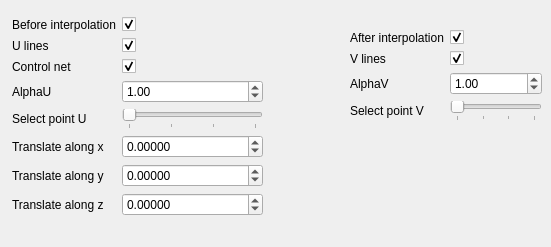
   <widget class="QWidget" name="tab_11">
    <attribute name="title">
     <string>Patch</string>
    </attribute>
    <widget class="QWidget" name="layoutWidget">
     <property name="geometry">
      <rect>
       <x>12</x>
       <y>17</y>
       <width>251</width>
       <height>221</height>
      </rect>
     </property>
     <layout class="QFormLayout" name="formLayout_7">
      <item row="0" column="0">
       <widget class="QLabel" name="label_14">
        <property name="text">
         <string>Before interpolation</string>
        </property>
       </widget>
      </item>
      <item row="0" column="1">
       <widget class="QCheckBox" name="checkBoxBeforeInt">
        <property name="text">
         <string/>
        </property>
        <property name="checked">
         <bool>true</bool>
        </property>
       </widget>
      </item>
      <item row="1" column="0">
       <widget class="QLabel" name="label_41">
        <property name="text">
         <string>U lines</string>
        </property>
       </widget>
      </item>
      <item row="1" column="1">
       <widget class="QCheckBox" name="checkBoxULines">
        <property name="text">
         <string/>
        </property>
        <property name="checked">
         <bool>true</bool>
        </property>
       </widget>
      </item>
      <item row="2" column="0">
       <widget class="QLabel" name="label_57">
        <property name="text">
         <string>Control net</string>
        </property>
       </widget>
      </item>
      <item row="2" column="1">
       <widget class="QCheckBox" name="controlNetPatchCheckBox">
        <property name="text">
         <string/>
        </property>
        <property name="checked">
         <bool>true</bool>
        </property>
       </widget>
      </item>
      <item row="3" column="0">
       <widget class="QLabel" name="label_51">
        <property name="text">
         <string>AlphaU</string>
        </property>
       </widget>
      </item>
      <item row="3" column="1">
       <widget class="QDoubleSpinBox" name="doubleSpinBoxPatchAlphaU">
        <property name="minimum">
         <double>0.000000000000000</double>
        </property>
        <property name="maximum">
         <double>3.140000000000000</double>
        </property>
        <property name="singleStep">
         <double>0.050000000000000</double>
        </property>
        <property name="value">
         <double>1.000000000000000</double>
        </property>
       </widget>
      </item>
      <item row="4" column="0">
       <widget class="QLabel" name="label_54">
        <property name="text">
         <string>Select point U</string>
        </property>
       </widget>
      </item>
      <item row="4" column="1">
       <widget class="QSlider" name="controlPointPatchSliderU">
        <property name="maximum">
         <number>3</number>
        </property>
        <property name="orientation">
         <enum>Qt::Horizontal</enum>
        </property>
        <property name="tickPosition">
         <enum>QSlider::TicksBelow</enum>
        </property>
       </widget>
      </item>
      <item row="5" column="0">
       <widget class="QLabel" name="label_50">
        <property name="text">
         <string>Translate along x</string>
        </property>
       </widget>
      </item>
      <item row="5" column="1">
       <widget class="QDoubleSpinBox" name="controlPointTranslatePatchX">
        <property name="enabled">
         <bool>true</bool>
        </property>
        <property name="decimals">
         <number>5</number>
        </property>
        <property name="minimum">
         <double>-10.000000000000000</double>
        </property>
        <property name="maximum">
         <double>10.000000000000000</double>
        </property>
        <property name="singleStep">
         <double>0.010000000000000</double>
        </property>
       </widget>
      </item>
      <item row="6" column="0">
       <widget class="QLabel" name="label_53">
        <property name="text">
         <string>Translate along y</string>
        </property>
       </widget>
      </item>
      <item row="6" column="1">
       <widget class="QDoubleSpinBox" name="controlPointTranslatePatchY">
        <property name="enabled">
         <bool>true</bool>
        </property>
        <property name="decimals">
         <number>5</number>
        </property>
        <property name="minimum">
         <double>-1000.000000000000000</double>
        </property>
        <property name="maximum">
         <double>10.000000000000000</double>
        </property>
        <property name="singleStep">
         <double>0.010000000000000</double>
        </property>
        <property name="value">
         <double>0.000000000000000</double>
        </property>
       </widget>
      </item>
      <item row="7" column="0">
       <widget class="QLabel" name="label_52">
        <property name="text">
         <string>Translate along z</string>
        </property>
       </widget>
      </item>
      <item row="7" column="1">
       <widget class="QDoubleSpinBox" name="controlPointTranslatePatchZ">
        <property name="enabled">
         <bool>true</bool>
        </property>
        <property name="decimals">
         <number>5</number>
        </property>
        <property name="minimum">
         <double>-100000000.000000000000000</double>
        </property>
        <property name="maximum">
         <double>10.000000000000000</double>
        </property>
        <property name="singleStep">
         <double>0.010000000000000</double>
        </property>
       </widget>
      </item>
     </layout>
    </widget>
    <widget class="QWidget" name="layoutWidget">
     <property name="geometry">
      <rect>
       <x>350</x>
       <y>30</y>
       <width>192</width>
       <height>141</height>
      </rect>
     </property>
     <layout class="QFormLayout" name="formLayout_9">
      <item row="0" column="0">
       <widget class="QLabel" name="label_40">
        <property name="text">
         <string>After interpolation</string>
        </property>
       </widget>
      </item>
      <item row="0" column="1">
       <widget class="QCheckBox" name="checkBoxAfterInt">
        <property name="text">
         <string/>
        </property>
        <property name="checked">
         <bool>true</bool>
        </property>
       </widget>
      </item>
      <item row="1" column="0">
       <widget class="QLabel" name="label_42">
        <property name="text">
         <string>V lines</string>
        </property>
       </widget>
      </item>
      <item row="1" column="1">
       <widget class="QCheckBox" name="checkBoxVLines">
        <property name="text">
         <string/>
        </property>
        <property name="checked">
         <bool>true</bool>
        </property>
       </widget>
      </item>
      <item row="2" column="0">
       <widget class="QLabel" name="label_55">
        <property name="text">
         <string>AlphaV</string>
        </property>
       </widget>
      </item>
      <item row="2" column="1">
       <widget class="QDoubleSpinBox" name="doubleSpinBoxPatchAlphaV">
        <property name="minimum">
         <double>0.000000000000000</double>
        </property>
        <property name="maximum">
         <double>3.140000000000000</double>
        </property>
        <property name="singleStep">
         <double>0.050000000000000</double>
        </property>
        <property name="value">
         <double>1.000000000000000</double>
        </property>
       </widget>
      </item>
      <item row="3" column="0">
       <widget class="QLabel" name="label_56">
        <property name="text">
         <string>Select point V</string>
        </property>
       </widget>
      </item>
      <item row="3" column="1">
       <widget class="QSlider" name="controlPointPatchSliderV">
        <property name="maximum">
         <number>3</number>
        </property>
        <property name="orientation">
         <enum>Qt::Horizontal</enum>
        </property>
        <property name="tickPosition">
         <enum>QSlider::TicksBelow</enum>
        </property>
       </widget>
      </item>
     </layout>
    </widget>
   </widget>
